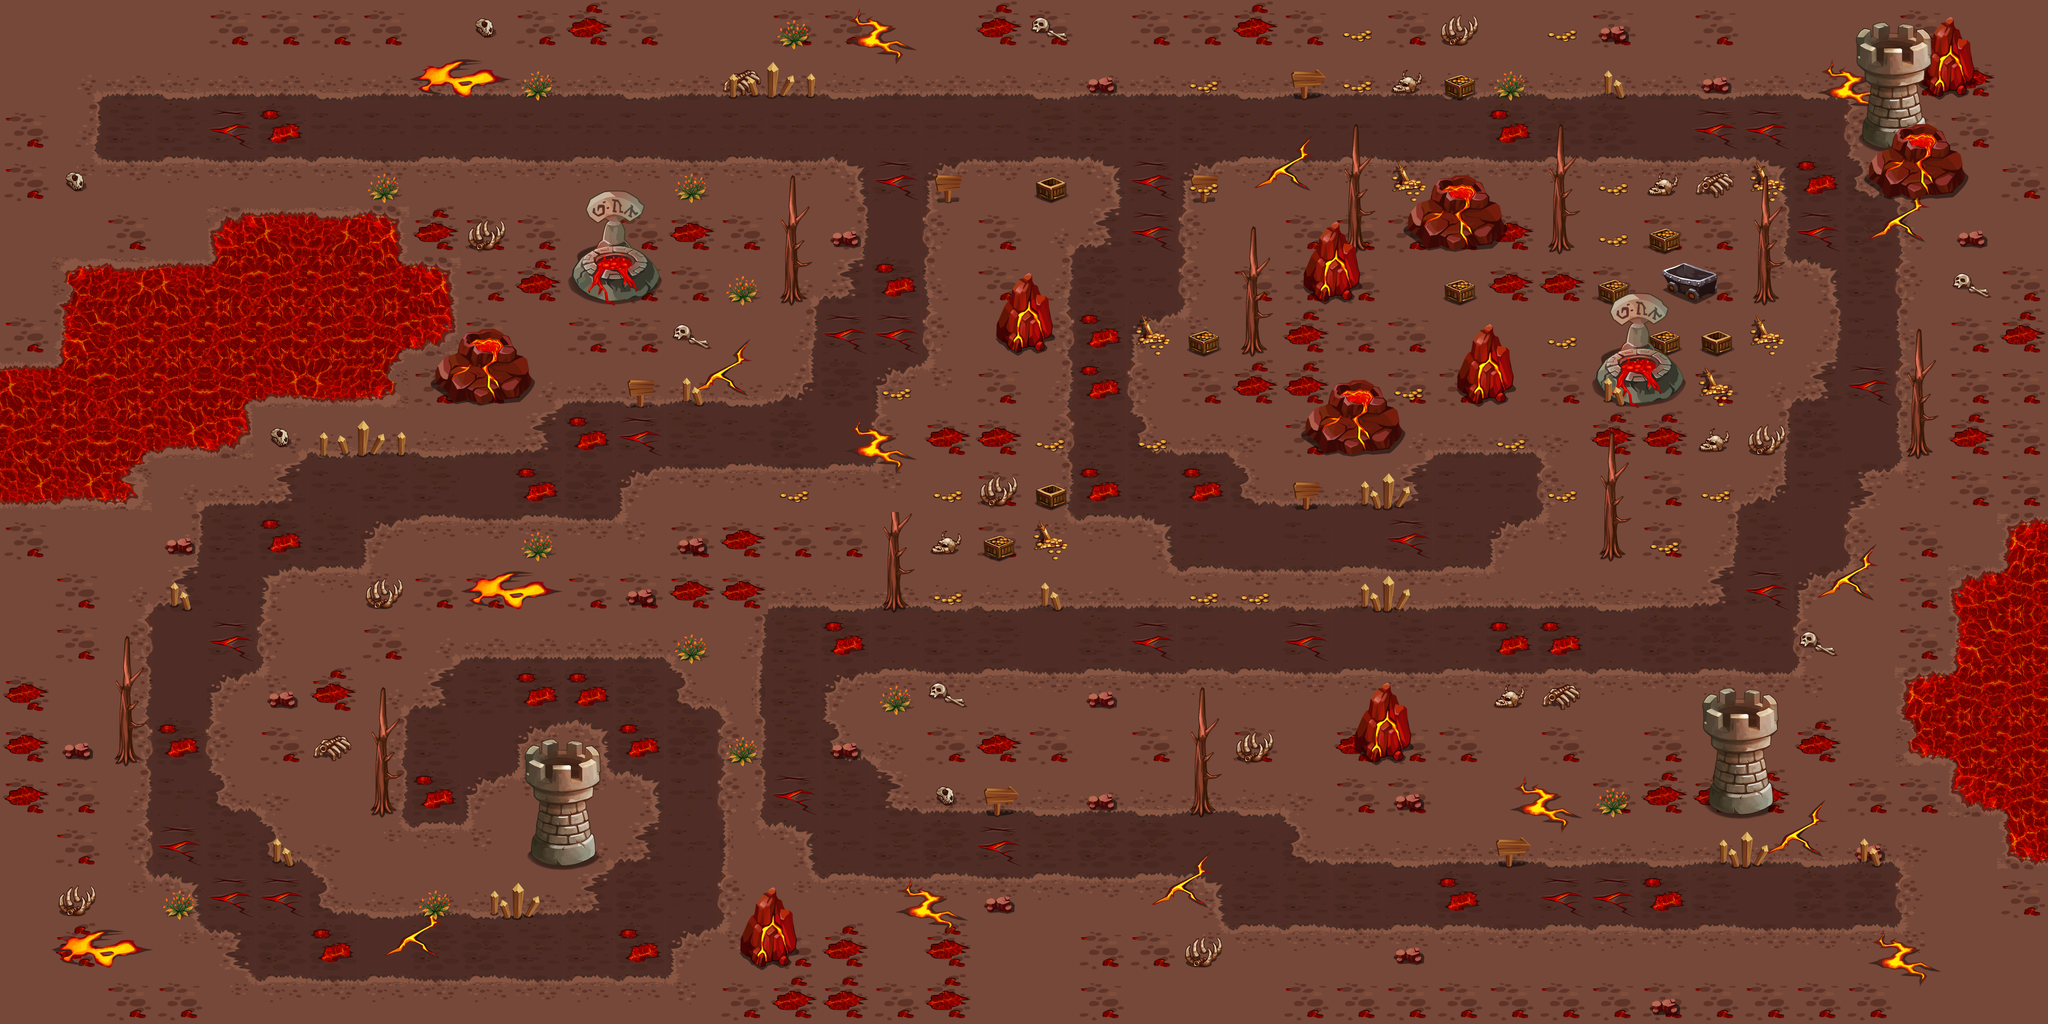

This is a level from a 2D game, rendered from its Tiled map with the project's own tilesets. A one-line summary and the map file follow, with tile-layer data summarised:
An orthogonal 40x20 tile map with 128x128 px tiles, 4 tile layers (ground, object1, object2, object3), 2 tilesets.

<map version="1.0" orientation="orthogonal" width="40" height="20" tilewidth="128" tileheight="128">
 <tileset firstgid="1" name="MagmaGround" tilewidth="128" tileheight="128">
  <image source="MagmaGround.png" width="768" height="1024" />
 </tileset>
 <tileset firstgid="49" name="MagmaObject" tilewidth="128" tileheight="128">
  <image source="MagmaObject.png" width="768" height="1152" />
 </tileset>
 <layer name="ground" width="40" height="20">
  <data>[800 cells, 800 non-empty, 39 distinct tile ids]</data>
 </layer>
 <layer name="object1" width="40" height="20">
  <data>[800 cells, 182 non-empty, 46 distinct tile ids]</data>
 </layer>
 <layer name="object2" width="40" height="20">
  <data>[800 cells, 63 non-empty, 28 distinct tile ids]</data>
 </layer>
 <layer name="object3" width="40" height="20">
  <data>[800 cells, 32 non-empty, 15 distinct tile ids]</data>
 </layer>
</map>